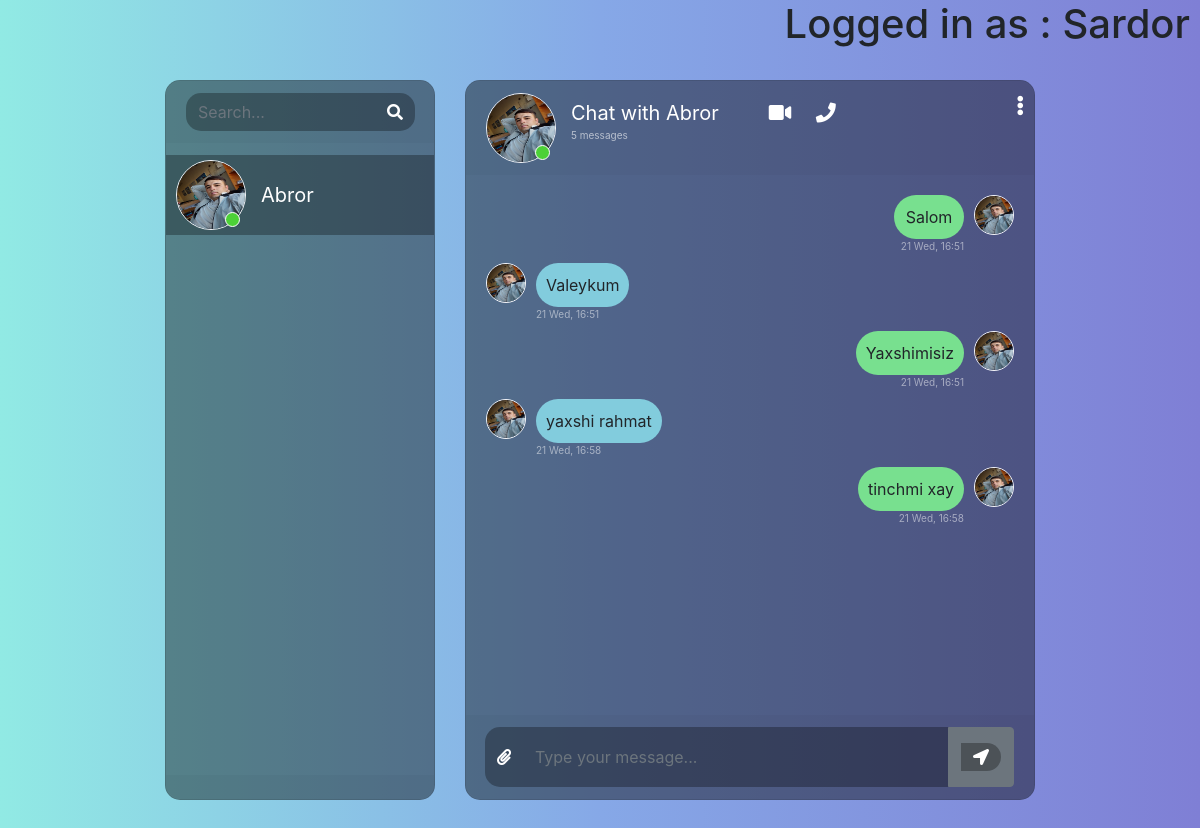
Screenshot of /chat/ (signed in) with the database file from the repository.
### chat/models.py (models this page shows)
class Thread(models.Model):
    first_person = models.ForeignKey(User, on_delete=models.CASCADE, null=True, blank=True, related_name='thread_first_person')
    second_person = models.ForeignKey(User, on_delete=models.CASCADE, null=True, blank=True,
                                     related_name='thread_second_person')
    updated = models.DateTimeField(auto_now=True)
    timestamp = models.DateTimeField(auto_now_add=True)
    objects = ThreadManager()
    class Meta:
        unique_together = ['first_person', 'second_person']

class ChatMessage(models.Model):
    thread = models.ForeignKey(Thread, null=True, blank=True, on_delete=models.CASCADE, related_name='chatmessage_thread')
    user = models.ForeignKey(User, on_delete=models.CASCADE)
    message = models.TextField()
    timestamp = models.DateTimeField(auto_now_add=True)

### chat/views.py (the view)
# urls.py: path('', views.messages_page),
@login_required
def messages_page(request):
    threads = Thread.objects.by_user(user=request.user).prefetch_related('chatmessage_thread').order_by('timestamp')
    context = {
        'Threads': threads
    }
    return render(request, 'messages.html', context)

### chat/models.py (called while the page is built)
    def by_user(self, **kwargs):
        user = kwargs.get('user')
        lookup = Q(first_person=user) | Q(second_person=user)
        qs = self.get_queryset().filter(lookup).distinct()
        return qs

### chat/templates/messages.html (shortened to what this page needs)
{% load static %}
<!DOCTYPE html>
<html>
	<head>
		<link rel="stylesheet" href="https://stackpath.bootstrapcdn.com/bootstrap/4.1.3/css/bootstrap.min.css">
		<link rel="stylesheet" href="https://use.fontawesome.com/releases/v5.5.0/css/all.css">
		<link rel="stylesheet" type="text/css" href="https://cdnjs.cloudflare.com/ajax/libs/malihu-custom-scrollbar-plugin/3.1.5/jquery.mCustomScrollbar.min.css">
        <link rel="stylesheet" href="{% static 'css/messages.css' %}">
    </head>
	<body>
    {% if user.is_authenticated %}
        <h1 style="text-align: end; padding-right: 10px">Logged in as : {{ user.username }}</h1>
    {% endif %}
		<div class="container-fluid h-100">
			<div class="row justify-content-center h-100 ">
				<div class="col-md-4 col-xl-3 chat h-100 mt-4">
                    <div class="card mb-sm-3 mb-md-0 contacts_card">
					<div class="card-header">
						<div class="input-group">
							<input type="text" placeholder="Search..." name="" class="form-control search">
							<div class="input-group-prepend">
								<span class="input-group-text search_btn"><i class="fas fa-search"></i></span>
							</div>
						</div>
					</div>
					<div class="card-body contacts_body">
						<ui class="contacts">
                            {% for thread in Threads %}
                                <li class="{% if forloop.first %}active{% endif %} contact-li" chat-id="chat_{{ thread.id }}" style="cursor: pointer">
                                    <div class="d-flex bd-highlight">
                                        <div class="img_cont">
                                            <img src="{% static 'images/myfoto.jpg'%}" class="rounded-circle user_img">
                                            <span class="online_icon"></span>
                                        </div>
                                        <div class="user_info">
                                            {% if thread.first_person == user %}
                                                <span>{{ thread.second_person.username }}</span>
                                            {% else %}
                                                <span>{{ thread.first_person.username }}</span>
                                            {% endif %}
                                        </div>
                                    </div>
                                </li>
                            {% endfor %}
						</ui>
					</div>
					<div class="card-footer"></div>
				</div></div>
				<div class="col-md-8 col-xl-6 chat h-100 mt-4">
					<div class="card">
                        {% for thread in Threads %}
                            <div class="messages-wrapper  {% if forloop.first %}hide is_active{% else %}hide{% endif %}" chat-id="chat_{{ thread.id }}" other-user-id="
                                        {% if thread.first_person == user %}
                                            {{ thread.second_person.id }}
                                        {% else %}
                                            {{ thread.first_person.id }}
                                        {% endif %}
                                    ">
                                <div class="card-header msg_head">
                                    <div class="d-flex bd-highlight">
                                        <div class="img_cont">
                                            <img src="{% static 'images/myfoto.jpg'%}" class="rounded-circle user_img">
                                            <span class="online_icon"></span>
                                        </div>
                                        <div class="user_info">
                                            {% if thread.first_person == user %}
                                                    <span>Chat with {{ thread.second_person.username }}</span>
                                            {% else %}
                                                <span>Chat with {{ thread.first_person.username }}</span>
                                            {% endif %}
                                            <p>{{ thread.chatmessage_thread.all.count }} messages</p>
                                        </div>
                                        <div class="video_cam">
                                            <span><i class="fas fa-video"></i></span>
                                            <span><i class="fas fa-phone"></i></span>
                                        </div>
                                    </div>
                                    <span id="action_menu_btn"><i class="fas fa-ellipsis-v"></i></span>
                                </div>
                                <div class="card-body msg_card_body">
                                    {% for chat in thread.chatmessage_thread.all %}
                                        {% if chat.user == user %}
                                            <div class="d-flex mb-4 replied">
                                                <div class="msg_cotainer_send">
                                                    {{ chat.message }}
                                                    <span class="msg_time_send">{{ chat.timestamp|date:"d D" }}, {{ chat.timestamp|time:"H:i" }}</span>
                                                </div>
                                            <div class="img_cont_msg">
                                                <img src="{% static 'images/myfoto.jpg'%}" class="rounded-circle user_img_msg">
                                            </div>
                                        </div>
                                        {% else %}
                                            <div class="d-flex mb-4 received">
                                            <div class="img_cont_msg">
                                                <img src="{% static 'images/myfoto.jpg'%}" class="rounded-circle user_img_msg">
                                            </div>
                                            <div class="msg_cotainer">
                                                {{ chat.message }}
                                                <span class="msg_time">{{ chat.timestamp|date:"d D" }}, {{ chat.timestamp|time:"H:i" }}</span>
                                            </div>
                                        </div>
                                        {% endif %}
                                    {% endfor %}
                                </div>
					        </div>
                        {% endfor %}
                        <div class="card-footer">
                                <form id="send-message-form">
                                    <div class="input-group">
                                        <div class="input-group-append">
                                            <span class="input-group-text attach_btn"><i class="fas fa-paperclip"></i></span>
                                        </div>
                                        <input type="text" name="" id="input-message" class="form-control type_msg" placeholder="Type your message...">
                                        <div class="input-group-append">
                                            <button class="btn btn-secondary" type="submit">
                                                <span class="input-group-text send_btn">
                                                    <i class="fas fa-location-arrow"></i>
                                                </span>
                                            </button>
                                        </div>
                                </div>
                                </form>
                            </div>
                    </div>
				</div>
			</div>
		</div>
	</body>
</html>

### static/css/messages.css (style rules this page uses)
body, html { height: 100%; margin: 0; background: #7f7fd5; background: -webkit-linear-gradient(to right, #91eae4, #86a8e7, #7f7fd5); background: linear-gradient(to right, #91eae4, #86a8e7, #7f7fd5); }
.chat { margin-top: auto; margin-bottom: auto; }
.card { height: 90%; border-radius: 15px !important; background-color: rgba(0, 0, 0, 0.4) !important; }
.contacts_body { padding: 0.75rem 0 !important; overflow-y: auto; white-space: nowrap; }
.msg_card_body { overflow-y: auto; max-height: 65%; padding-bottom: 20px; }
.card-header { border-radius: 15px 15px 0 0 !important; border-bottom: 0 !important; }
.card-footer { border-radius: 0 0 15px 15px !important; border-top: 0 !important; bottom: 0; position: absolute; width: 100%; }
.search { border-radius: 15px 0 0 15px !important; background-color: rgba(0, 0, 0, 0.3) !important; border: 0 !important; color: white !important; }
.type_msg { background-color: rgba(0, 0, 0, 0.3) !important; border: 0 !important; color: white !important; height: 60px !important; overflow-y: auto; }
.attach_btn { border-radius: 15px 0 0 15px !important; background-color: rgba(0, 0, 0, 0.3) !important; border: 0 !important; color: white !important; cursor: pointer; }
.send_btn { border-radius: 0 15px 15px 0 !important; background-color: rgba(0, 0, 0, 0.3) !important; border: 0 !important; color: white !important; cursor: pointer; }
.search_btn { border-radius: 0 15px 15px 0 !important; background-color: rgba(0, 0, 0, 0.3) !important; border: 0 !important; color: white !important; cursor: pointer; }
.contacts { list-style: none; padding: 0; }
.contacts li { width: 100% !important; padding: 5px 10px; margin-bottom: 15px !important; }
.active { background-color: rgba(0, 0, 0, 0.3); }
.user_img { height: 70px; width: 70px; border: 1.5px solid #f5f6fa; }
.user_img_msg { height: 40px; width: 40px; border: 1.5px solid #f5f6fa; }
.img_cont { position: relative; height: 70px; width: 70px; }
.img_cont_msg { height: 40px; width: 40px; }
.online_icon { position: absolute; height: 15px; width: 15px; background-color: #4cd137; border-radius: 50%; bottom: 0.2em; right: 0.4em; border: 1.5px solid white; }
.user_info { margin-top: auto; margin-bottom: auto; margin-left: 15px; }
.user_info span { font-size: 20px; color: white; }
.user_info p { font-size: 10px; color: rgba(255, 255, 255, 0.6); }
.video_cam { margin-left: 50px; margin-top: 5px; }
.video_cam span { color: white; font-size: 20px; cursor: pointer; margin-right: 20px; }
.msg_cotainer { margin-top: auto; margin-bottom: auto; margin-left: 10px; border-radius: 25px; background-color: #82ccdd; padding: 10px; position: relative; min-width: 70px; text-align: center; }
.msg_cotainer_send { min-width: 70px; text-align: center; margin-top: auto; margin-bottom: auto; margin-right: 10px; border-radius: 25px; background-color: #78e08f; padding: 10px; position: relative; }
.msg_time { position: absolute; left: 0; bottom: -15px; color: rgba(255, 255, 255, 0.5); font-size: 10px; }
.msg_time_send { position: absolute; right: 0; bottom: -15px; color: rgba(255, 255, 255, 0.5); font-size: 10px; }
.msg_head { position: relative; }
#action_menu_btn { position: absolute; right: 10px; top: 10px; color: white; cursor: pointer; font-size: 20px; }
.received { justify-content: flex-start; }
.replied { justify-content: flex-end; }
.is_active { display: block !important; }
.hide { display: none; }
.msg_card_body { -ms-overflow-style: none; scrollbar-width: none; }
.messages-wrapper { height: 100%; }

### rows the page displays
Thread: first_person.username "Abror", chatmessage_thread.all.count "5"
ChatMessage: message "Salom", timestamp "21 Wed", timestamp "16:51"
ChatMessage: message "Valeykum", timestamp "21 Wed", timestamp "16:51"
ChatMessage: message "Yaxshimisiz", timestamp "21 Wed", timestamp "16:51"
ChatMessage: message "yaxshi rahmat", timestamp "21 Wed", timestamp "16:58"
ChatMessage: message "tinchmi xay", timestamp "21 Wed", timestamp "16:58"

### other values shown
{{ user.username }} "Sardor"
